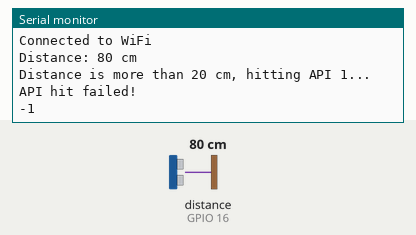
Simulated run of this sketch. Board: ESP8266 (NodeMCU). On the bench: the last lines printed to the serial monitor. Wiring (inferred from the names in the program): ultrasonic range finder: trigger GPIO 5; echo GPIO 16. The inputs (shaded band) are chosen by the test bench; at power-on: distance to the obstacle (sensor on GPIO 16) 80 cm. The echo pulse lasts 58.3 µs per cm; WiFi joins after 1.5 s; servers stay silent unless stated.

Above: at 3.2 s.
3.3 s: distance to the obstacle (sensor on GPIO 16) set to 2 cm
At 12.4 s:
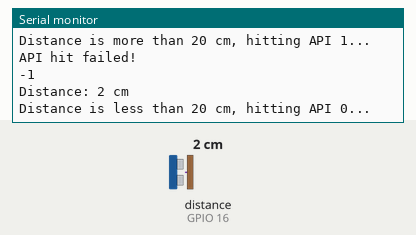
13.7 s: distance to the obstacle (sensor on GPIO 16) set to 4 cm
At 24.0 s:
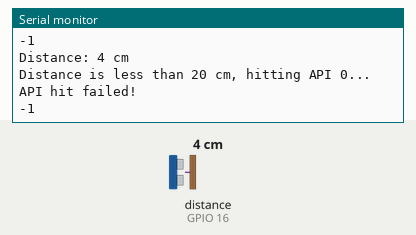

Measured:
- after the input at 3.3 s, the serial monitor: prints a new line after 8.9 s (image 1)
- after the input at 13.7 s, the serial monitor: prints a new line after 8.7 s (image 2)

The sketch:

ultrasonic_jul10a.ino
```cpp
#include <ESP8266WiFi.h>
#include <ESP8266HTTPClient.h> // Use this header for ESP8266

#define echoPin 16 // pin D0
#define trigPin 5  // pin D1
long duration, distance;
const char* ssid = "mrmark"; // Replace with your WiFi SSID
const char* password = "11111112"; // Replace with your WiFi password
const char* apiUrl0 = "http://192.168.43.28:8000/change_status/66"; // Replace with your API URL
const char* apiUrl1 = "http://192.168.43.28:8000/zero_status/66"; // Replace with your API URL
WiFiClient client;

void setup() {
  Serial.begin(9600);
  pinMode(trigPin, OUTPUT);
  pinMode(echoPin, INPUT);
  WiFi.begin(ssid, password);
  while (WiFi.status() != WL_CONNECTED) {
    delay(1000);
    Serial.println("Connecting to WiFi...");
  }
  Serial.println("Connected to WiFi");
}

void loop() {
  digitalWrite(trigPin, LOW);
  delayMicroseconds(2);
  digitalWrite(trigPin, HIGH);
  delayMicroseconds(10);
  digitalWrite(trigPin, LOW);
  duration = pulseIn(echoPin, HIGH);
  distance = duration / 58.2;
  String disp = String(distance);
  Serial.print("Distance: ");
  Serial.print(disp);
  Serial.println(" cm");
  if (distance < 20) { // Check if distance is less than 20 cm
    Serial.println("Distance is less than 20 cm, hitting API 0...");
    hitApi(apiUrl0);
  } else {
    Serial.println("Distance is more than 20 cm, hitting API 1...");
    hitApi(apiUrl1);
  }
  delay(10000);
}

void hitApi(const char* apiUrl) {
  HTTPClient http;
  http.begin(client, apiUrl); // Pass the WiFiClient object here
  int httpCode = http.GET();
  if (httpCode == 200) {
    Serial.println("API hit successfully!");
    Serial.println(httpCode);
  } else {
    Serial.println("API hit failed!");
    Serial.println(httpCode);
  }
  http.end();
}
```
